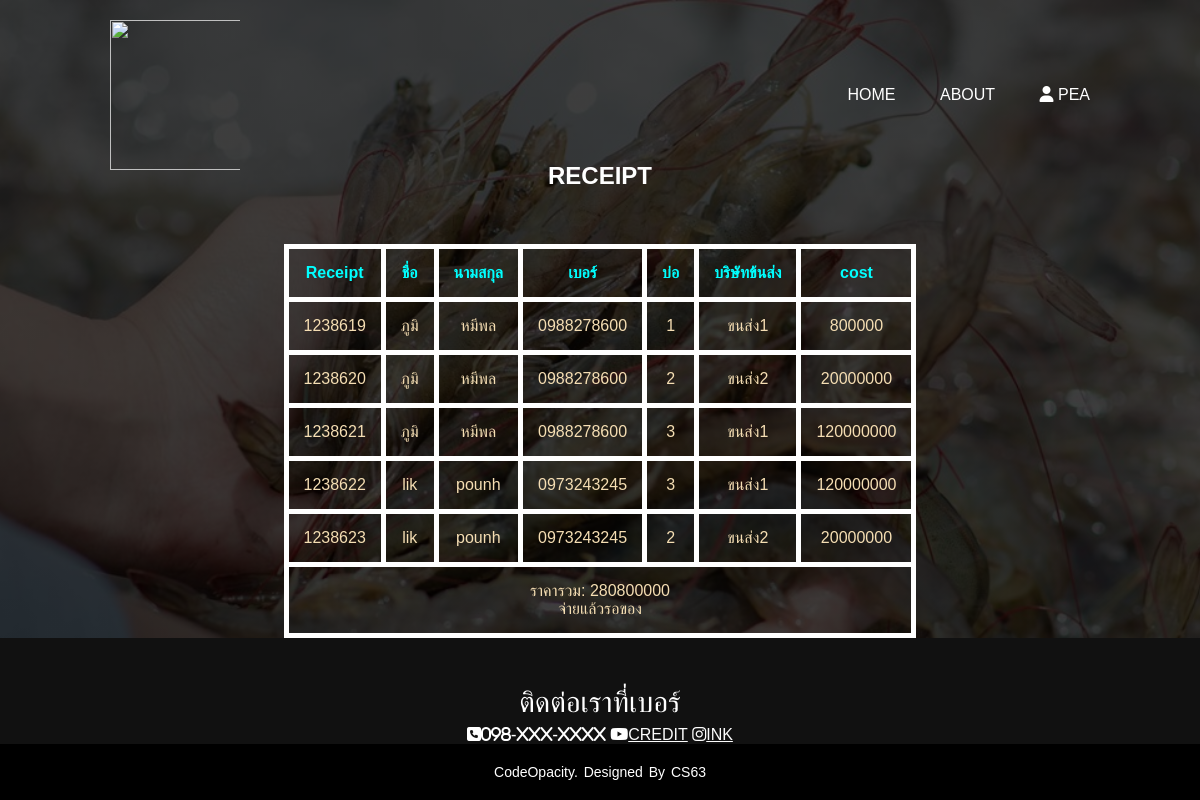
The app's page /Paging/receipt.php (signed in) with its own data.
### tables this page shows
CREATE TABLE `receipt` (
  `Num_re` int(11) NOT NULL,
  `Pond` char(2) NOT NULL,
  `Phone_cus` varchar(10) NOT NULL
);

CREATE TABLE `customer` (
  `Phone_cus` varchar(10) NOT NULL,
  `name_cus` varchar(20) NOT NULL,
  `sur_cus` varchar(20) NOT NULL,
  `PAID` tinyint(1) DEFAULT 0,
  `role` varchar(5) NOT NULL,
  `address` text NOT NULL,
  `Username` varchar(20) NOT NULL,
  `Password` varchar(20) NOT NULL,
  `IMG` varchar(100) DEFAULT NULL
);

CREATE TABLE `farm` (
  `Pond` char(2) NOT NULL,
  `Name_Comp` varchar(10) DEFAULT NULL,
  `DATE` date DEFAULT NULL
);

CREATE TABLE `pond` (
  `Pond` char(2) NOT NULL COMMENT 'บ่อ',
  `Pond_size` int(9) DEFAULT NULL,
  `type_shrimp` varchar(20) DEFAULT NULL,
  `day_shrimp` int(3) DEFAULT NULL,
  `num_shrimp` int(8) DEFAULT NULL,
  `Pond_O2 %` int(3) DEFAULT NULL,
  `Pond_Mg %` int(3) DEFAULT NULL,
  `Pond_Ca %` int(3) DEFAULT NULL,
  `Pond_Na %` int(3) DEFAULT NULL,
  `COMPANY` varchar(20) DEFAULT NULL,
  `Phnumber` char(10) DEFAULT NULL,
  `cost` int(20) DEFAULT NULL
);

### www/Paging/receipt.php (the view, shortened to what this page needs)
<html>
<?php
	$Phone=$_SESSION["Phone"];
	include('./Members/ser.php');
?>
    <head>
        <link rel="stylesheet" href="../style.css">
    </head>
    <body>
        <div class="banner">
            <div class="navbar">
                <img src="../logo.jpg" width="150px" height="150px">
                <ul>
				<li><a href="#" id="home" onclick="getPaging(this.id)">Home</a></li>
				<li><a href="#about" id="about" onclick="getPaging(this.id)">About</a></li>
                <li class="dropdown"><a href="profile.php"><i class="fa-solid fa-user"></i>  <?php
				if (!isset($_SESSION['username'])) {
					echo "Profile";
				}else{
					echo $_SESSION["username"];
				}
				?></a>
                    </li>
                </ul>
            </div>
        </div>
		<?php
		$stmt = $pdo->prepare("SELECT * FROM `receipt` as `p1` ,`pond`,`farm`,`customer` WHERE `p1`.`Pond`=`pond`.`Pond` AND `p1`.`Phone_cus`=`customer`.`Phone_cus` AND `pond`.`Pond`=`farm`.`Pond` AND `p1`.`Phone_cus`  LIKE '%$Phone%'
		AND `PAID` LIKE '%1%'");
		$stmt->execute();
		?>
		<div class="content" id="content">
		<center>
			<h2>RECEIPT</h2>
			<br>
			<br>
			<br>
			<table>
			<?php if ($stmt->rowCount() > 0) { ?>
				<th>Receipt</th><th>ชื่อ</th><th>นามสกุล</th><th>เบอร์</th><th>บ่อ</th><th>บริษัทข้นส่ง</th><th>cost</th>
			<?php $sum = 0?>
			<?php while ($row = $stmt->fetch()) :?>
				<tr>
				<td><?=$row["Num_re"]?></td>
				<td><?=$row["name_cus"]?></td>
				<td><?=$row["sur_cus"]?></td>
				<td><?=$row["Phone_cus"]?></td>
				<td><?=$row["Pond"]?></td>
				<td><?=$row["Name_Comp"]?></td>
				<td><?=$row["cost"]?></td>
				<?php
				$sum= $sum + (int)$row["cost"];
				$ji=$row["PAID"];
				?>
				</tr>
				<?php endwhile?>
				<tr><td colspan="8">ราคารวม: <?=$sum?><br>
				<?php
		 if ($ji==1) {
			echo "จ่ายแล้วรอของ";
		 } else {
			echo "รออัปเดตแบป";
		 }
		?></td></tr>
		<?php }else{
			echo "UPDATING.... OR ยังไม่ได้จ่ายตัง";
		} ?>
			</table>
			</center>
        </div>
		<footer>
	<div class="footer-content">
            <h3>ติดต่อเราที่เบอร์</h3>
	<ul class="list-inline">
        <li class="fa-solid fa-square-phone"></i>098-XXX-XXXX</li>
        <li class="fa fa-youtube"><a style="color:#fcfcfc;" href="https://www.youtube.com/@PatiphanPhengpao">CREDIT</a></li>
        <li class="fa fa-instagram"><a style="color:#fcfcfc;" href="https://www.instagram.com/inkwaruntorn/?hl=th">INK</a></li>
			</ul>
	</div>
	<div class="footer-bottom">
	 <p>codeOpacity. designed by CS63</p>
	</div>
	</footer>
</body>
</html>

### www/style.css (style rules this page uses)
* { margin: 0; padding: 0; font-family: sans-serif; }
img { padding-left: 20px; }
.banner { width: 100%; height: 100vh; background-image: linear-gradient(rgba(0,0,0,0.75),rgba(0,0,0,0.75)),url(sh.jpg); background-size: cover; background-position: center; }
.navbar { width: 85%; margin: auto; padding: 20px 0; display: flex; align-items: center; justify-content: space-between; }
.navbar ul li { list-style: none; display: inline-block; margin: 0 20px; position: relative; }
.navbar ul li a { text-decoration: none; color: #fff; text-transform: uppercase; }
.navbar ul li::after { content: ''; height: 3px; width: 0; background: #fff; position: absolute; left: 0; bottom: -10px; transition: 0.5s; }
.content { width: 100%; position: absolute; top:50%; transform: translateY(-50%); text-align: center; color: #fff; }

### www/Paging/receipt.php (style rules this page uses)
* { margin: 0; padding: 0; box-sizing: border-box; }
body { background: #fcfcfc; }
footer { position: absolute; bottom: 0; left: 0; right: 0; background: #111; height: auto; width: 100vw; font-family: "Open Sans"; padding-top: 40px; color: #fff; }
.footer-content { display: flex; align-items: center; justify-content: center; flex-direction: column; text-align: center; }
.footer-content h3 { font-size: 1.8rem; font-weight: 400; text-transform: capitalize; line-height: 3rem; }
.footer-bottom { background: #000; width: 100vw; padding: 20px 0; text-align: center; }
.footer-bottom p { font-size: 14px; word-spacing: 2px; text-transform: capitalize; }
table, th, td { border: 5px solid white; border-radius: 10px; border-collapse: collapse; padding: 15px; text-align: center; color: white; }
th { color: aqua; }
td { color: wheat; }

### records on screen
receipt: Num_re "1238619", customer.name_cus "ภูมิ", customer.sur_cus "หมีพล", customer.Phone_cus "0988278600", farm.Pond "1", farm.Name_Comp "ขนส่ง1", pond.cost "800000"
receipt: Num_re "1238620", customer.name_cus "ภูมิ", customer.sur_cus "หมีพล", customer.Phone_cus "0988278600", farm.Pond "2", farm.Name_Comp "ขนส่ง2", pond.cost "20000000"
receipt: Num_re "1238621", customer.name_cus "ภูมิ", customer.sur_cus "หมีพล", customer.Phone_cus "0988278600", farm.Pond "3", farm.Name_Comp "ขนส่ง1", pond.cost "120000000"
receipt: Num_re "1238622", customer.name_cus "lik", customer.sur_cus "pounh", customer.Phone_cus "0973243245", farm.Pond "3", farm.Name_Comp "ขนส่ง1", pond.cost "120000000"
receipt: Num_re "1238623", customer.name_cus "lik", customer.sur_cus "pounh", customer.Phone_cus "0973243245", farm.Pond "2", farm.Name_Comp "ขนส่ง2", pond.cost "20000000"

### other values on screen
$_SESSION["username"] "PEA"
$sum "280800000"
